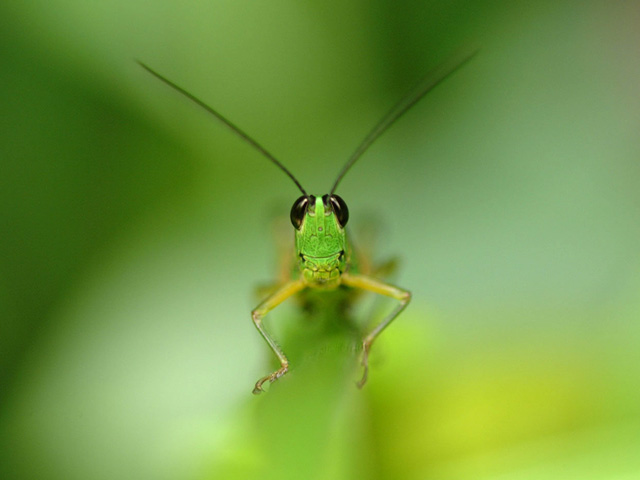
#> input picture 150.jpg, 640 x 480 px
$ python -i saliency_detect.py   (imports and definitions only)
#> lines starting #> are read from the running program, lines starting #| are printed output that depends on the picture; after the words box and inside, x2 and y2 are one past the last pixel; in counts of white or black regions, pixels touching at a corner belong together
#> further down, picture is the input picture: shape (480, 640, 3); mean B, G, R 67, 152.8, 115.3
import cv2
from config import threshold, alpha

def saliency_detect(img, method="SR"):

    # アルゴリズムの設定
#> called with method = 'SR'
    saliency = None
    if method == 'SR':
        saliency = cv2.saliency.StaticSaliencySpectralResidual_create()
    elif method == 'FG':
        saliency = cv2.saliency.StaticSaliencyFineGrained_create()
    if saliency is None:
        exit()

    # サリエンシーディテクション
    bool, map = saliency.computeSaliency(img)
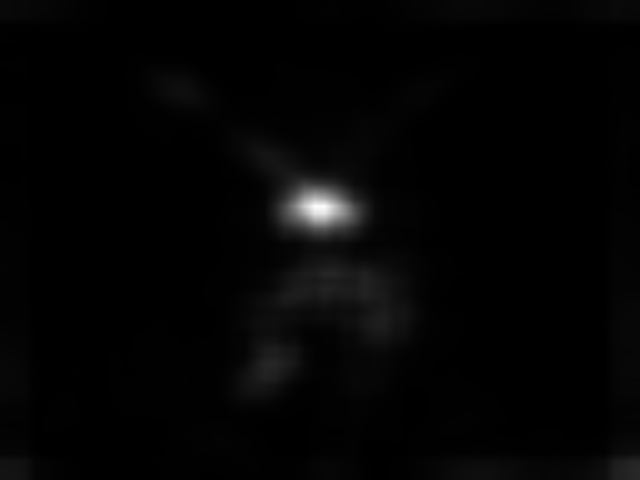
#> map: shape (480, 640) float32; min 0.000738, max 0.996, mean 0.0174
#> bool = True
    i_saliency = (map * 255).astype("uint8")

    # スレッショルド作成
    if threshold:
        i_threshold = cv2.threshold(i_saliency, 0, 255, cv2.THRESH_BINARY | cv2.THRESH_OTSU)[1]
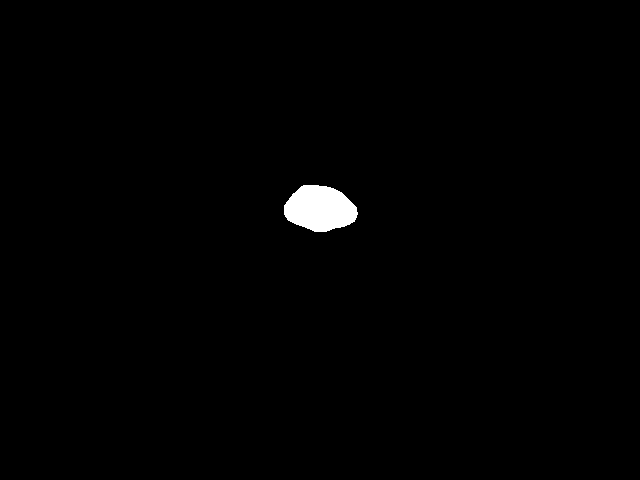
#> i_threshold: shape (480, 640); 0.84% white; 1 white region, box (x1, y1, x2, y2) and area: (284, 185, 358, 232) 2587

    # heatmap作成
    heatmap = cv2.applyColorMap(i_saliency, cv2.COLORMAP_JET)
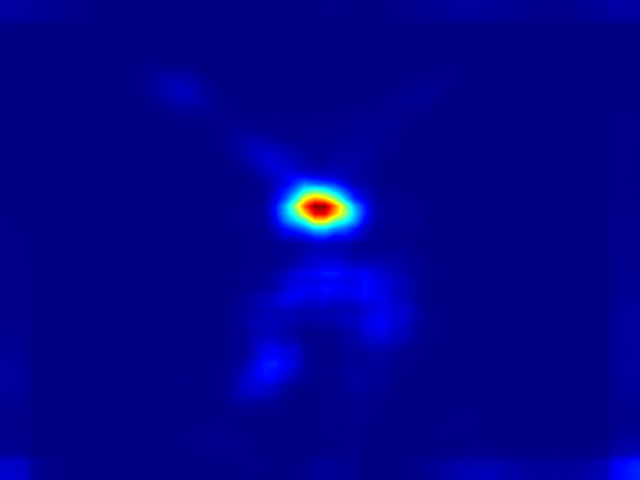
#> heatmap: shape (480, 640, 3); mean B, G, R 138.8, 2.1, 1
    heatmap = cv2.addWeighted(heatmap, alpha, img, 1 - alpha, 0)
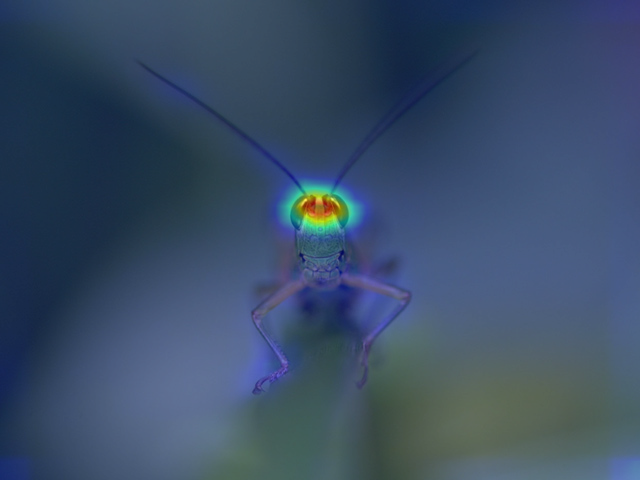
#> heatmap: shape (480, 640, 3); mean B, G, R 102.9, 77.4, 58.2

    if threshold:
        combined_image = cv2.hconcat([img, cv2.cvtColor(i_threshold, cv2.COLOR_GRAY2BGR), heatmap])
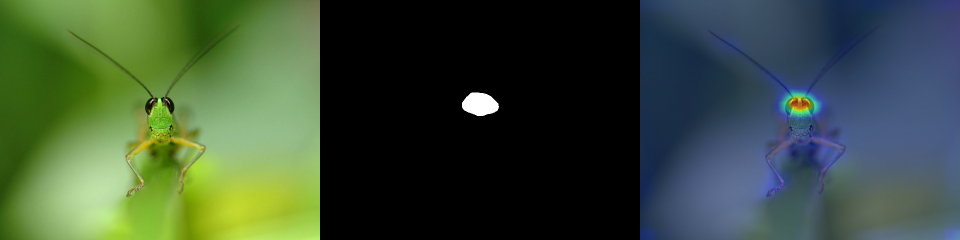
#> combined_image: shape (480, 1920, 3) (shown at 1/2 size); mean B, G, R 57.4, 77.4, 58.5
    else:
        combined_image = cv2.hconcat([img, heatmap])

    return combined_image

>>> import cv2
>>> picture = cv2.imread('../150.jpg')
>>> result = saliency_detect(picture)
